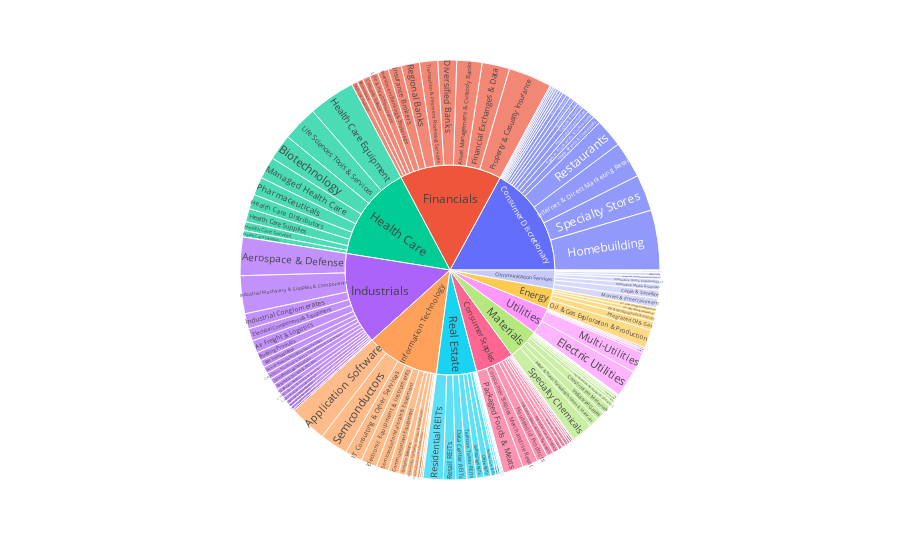

This figure's notebook cell:
### Code cell
import plotly.express as px

# Agrupar los datos por sector y subsector y sumar el valor de cierre de cada subsector
top_sectors = merged.groupby(['GICS Sector', 'GICS Sub-Industry']).agg({'Close': 'sum'}).reset_index()

# Crear un gráfico de sectores con px.sunburst
fig = px.sunburst(top_sectors, path=['GICS Sector', 'GICS Sub-Industry'], values='Close')
fig.show()

### Figure 1 — Plotly figure (JSON) as saved in the notebook; plotly's stock layout.template omitted (floating-point values rounded to 4 significant figures; data arrays with more than 128 entries replaced by an {"elided": "..."} marker saying what was removed)
{"data": [{"branchvalues": "total", "domain": {"x": [0, 1], "y": [0, 1]}, "hovertemplate": "labels=%{label}<br>Close=%{value}<br>parent=%{parent}<br>id=%{id}<extra></extra>", "ids": {"elided": "136 str values"}, "labels": {"elided": "136 str values"}, "name": "", "parents": {"elided": "136 str values"}, "type": "sunburst", "values": {"elided": "136 float values"}}], "layout": {"legend": {"tracegroupgap": 0}, "margin": {"t": 60}}}
